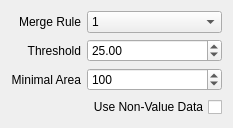
<?xml version="1.0" encoding="UTF-8"?>
<ui version="4.0">
 <class>FormParams</class>
 <widget class="QWidget" name="FormParams">
  <property name="geometry">
   <rect>
    <x>0</x>
    <y>0</y>
    <width>227</width>
    <height>112</height>
   </rect>
  </property>
  <property name="windowTitle">
   <string>Form</string>
  </property>
  <layout class="QGridLayout" name="gridLayout">
   <item row="0" column="0">
    <widget class="QLabel" name="label">
     <property name="text">
      <string>Merge Rule</string>
     </property>
     <property name="alignment">
      <set>Qt::AlignRight|Qt::AlignTrailing|Qt::AlignVCenter</set>
     </property>
    </widget>
   </item>
   <item row="2" column="0">
    <widget class="QLabel" name="label_3">
     <property name="text">
      <string>Minimal Area</string>
     </property>
     <property name="alignment">
      <set>Qt::AlignRight|Qt::AlignTrailing|Qt::AlignVCenter</set>
     </property>
    </widget>
   </item>
   <item row="1" column="0">
    <widget class="QLabel" name="label_2">
     <property name="text">
      <string>Threshold</string>
     </property>
     <property name="alignment">
      <set>Qt::AlignRight|Qt::AlignTrailing|Qt::AlignVCenter</set>
     </property>
    </widget>
   </item>
   <item row="2" column="1">
    <widget class="QSpinBox" name="spinBox">
     <property name="maximum">
      <number>1000</number>
     </property>
     <property name="value">
      <number>100</number>
     </property>
    </widget>
   </item>
   <item row="1" column="1">
    <widget class="QDoubleSpinBox" name="doubleSpinBox">
     <property name="minimum">
      <double>1.000000000000000</double>
     </property>
     <property name="maximum">
      <double>1000.000000000000000</double>
     </property>
     <property name="value">
      <double>25.000000000000000</double>
     </property>
    </widget>
   </item>
   <item row="3" column="1">
    <widget class="QCheckBox" name="checkBox">
     <property name="layoutDirection">
      <enum>Qt::RightToLeft</enum>
     </property>
     <property name="text">
      <string>Use Non-Value Data</string>
     </property>
    </widget>
   </item>
   <item row="0" column="1">
    <widget class="QComboBox" name="comboBox">
     <item>
      <property name="text">
       <string>1</string>
      </property>
     </item>
     <item>
      <property name="text">
       <string>2</string>
      </property>
     </item>
    </widget>
   </item>
  </layout>
 </widget>
 <resources/>
 <connections/>
</ui>
